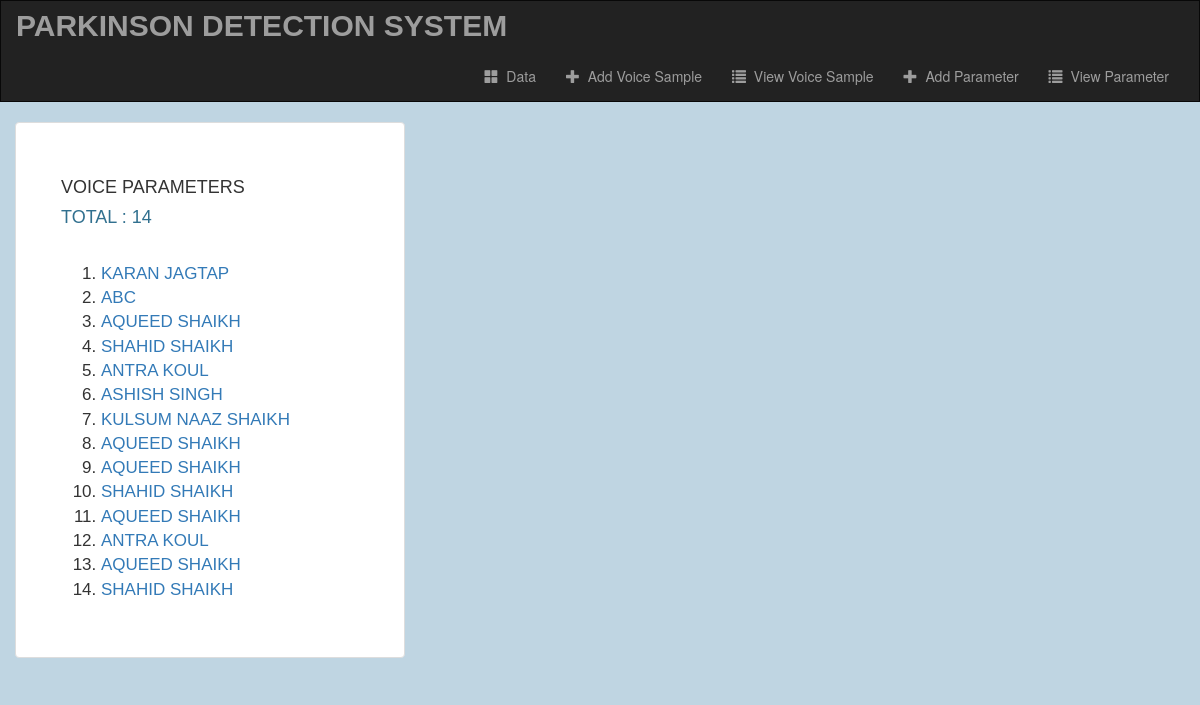
The page /data/diseases-list/ on the database its author committed.
### data/models.py (models this page shows, shortened)
class DiseaseModel(models.Model):
    patient = models.ForeignKey(PatientProfileModel, on_delete=models.CASCADE, null=True, blank=True)
    fo = models.FloatField(null=True, blank=True)
    fhi = models.FloatField(null=True, blank=True)
    flo = models.FloatField(null=True, blank=True)
    jitter = models.FloatField(null=True, blank=True)
    jitter_abs = models.FloatField(null=True, blank=True)
    rap = models.FloatField(null=True, blank=True)
    ppq = models.FloatField(null=True, blank=True)
    ddp = models.FloatField(null=True, blank=True)
    shimmer = models.FloatField(null=True, blank=True)
    shimmer_db = models.FloatField(null=True, blank=True)
    shimmer_apq3 = models.FloatField(null=True, blank=True)
    shimmer_apq5 = models.FloatField(null=True, blank=True)
    apq = models.FloatField(null=True, blank=True)
    dda = models.FloatField(null=True, blank=True)
    nhr = models.FloatField(null=True, blank=True)
    hnr = models.FloatField(null=True, blank=True)
    rpde = models.FloatField(null=True, blank=True)
    dfa = models.FloatField(null=True, blank=True)
    spread1 = models.FloatField(null=True, blank=True)
    spread2 = models.FloatField(null=True, blank=True)
    d2 = models.FloatField(null=True, blank=True)
    ppe = models.FloatField(null=True, blank=True)
    parameters_file = models.FileField(upload_to='parameters_files/', null=True, blank=True)

### account/models.py (models this page shows)
class PatientProfileModel(models.Model):
    name = models.CharField(max_length=100, error_messages={'required': 'Please Enter your name'}, default='')
    age = models.IntegerField(blank=True, default=0)
    gender = models.CharField(max_length=10, default='Male')
    smoker = models.CharField(max_length=10, default='No')
    height = models.CharField(max_length=20, default='0', help_text='5 ft. 6 in.')
    weight = models.IntegerField(error_messages={'required': 'Please Enter a numeric value'}, default=0, help_text='kg.')
    blood_pressure = models.IntegerField(error_messages={'required': 'Please Enter a numeric value'}, default=0)
    state = models.CharField(max_length=20, default='')
    city = models.CharField(max_length=20, default='')
    def __str__(self):
        return self.name

### data/views.py (the view)
# urls.py: path('diseases-list/', views.diseases_list, name="diseases-list"),
def diseases_list(request):
    diseases = DiseaseModel.objects.all()
    return render(request, 'data/diseases_list.html',
                  {'count': DiseaseModel.objects.count(),
                   'diseases': diseases})

### data/templates/data/diseases_list.html
{% extends 'data/base.html' %}
{% block body %}
<div class="container">
  <div class="row justify-content-md-center">
    <div class="thumbnail col-md-4">
      <h4 class="text-sm-center">Voice Parameters</h4>
      <h4 class="text-sm-center text-info">Total : {{ count }}</h4><br>
      <ol>
        {% for disease in diseases %}
        <li>
            <a class="link-text" href="{% url 'data:disease-details' disease.id %}">{{ disease.patient }}</a>
        </li>
        {% endfor %}
      </ol>
    </div>
  </div>
</div>
{% endblock %}

### data/static/data/style.css (style rules this page uses)
body { background-size: cover; background-repeat: no-repeat; background-color: #BFD5E2; }
.thumbnail { z-index: 10; padding: 4.5rem; font-family: 'Verdana', sans-serif; text-transform: uppercase; font-size: 17px; }

### rows shown on the page
DiseaseModel: patient "KARAN JAGTAP"
DiseaseModel: patient "ABC"
DiseaseModel: patient "AQUEED SHAIKH"
DiseaseModel: patient "SHAHID SHAIKH"
DiseaseModel: patient "ANTRA KOUL"
DiseaseModel: patient "ASHISH SINGH"
DiseaseModel: patient "KULSUM NAAZ SHAIKH"
DiseaseModel: patient "AQUEED SHAIKH"
DiseaseModel: patient "AQUEED SHAIKH"
DiseaseModel: patient "SHAHID SHAIKH"
DiseaseModel: patient "AQUEED SHAIKH"
DiseaseModel: patient "ANTRA KOUL"
DiseaseModel: patient "AQUEED SHAIKH"
DiseaseModel: patient "SHAHID SHAIKH"

### other values the page prints
{{ count }} "14"
